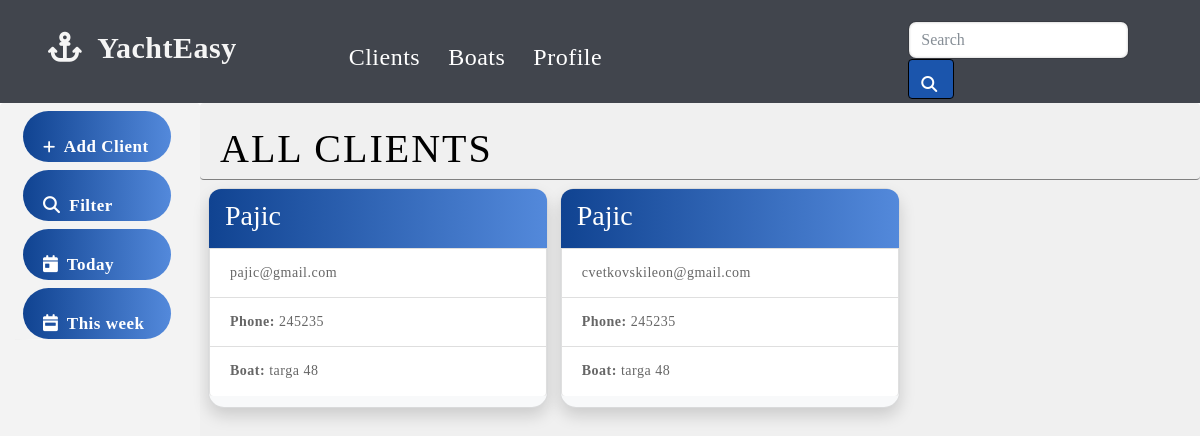
/ (signed in), run on the app's committed database.
### clients_app/models.py (models this page shows)
class Client(models.Model):
    user = models.ForeignKey(User, on_delete = models.CASCADE, default = "")
    name = models.CharField(max_length=200, null = True, )
    phone = models.CharField(max_length=200, null= True)
    email = models.CharField(max_length=200, null= True)
    state  = models.CharField(max_length=200, null= True)
    model  = models.CharField(max_length=200, null= True)
    year =  models.IntegerField( null= True)
    location = models.CharField(max_length=200, null= True)
    equipment = models.CharField(max_length=2000, null= True)
    value = models.IntegerField(null= True)
    model_interest  = models.CharField(max_length=200, null= True)
    year_interest =  models.IntegerField( null= True)
    equipment_interest = models.CharField(max_length=2000, null= True)
    budget = models.IntegerField( null= True)
    other_interests = models.CharField(max_length= 2000, null= True)
    first_contact = models.CharField(max_length=1000, null= True)
    to_contact = models.DateField(null = True)
    to_contact_text = models.CharField(max_length= 2000, null = True)
    communication = models.CharField(max_length=5000, null= True)
    importance = models.IntegerField( null= True)

### clients_app/views.py (the view)
# urls.py: 2. Add a URL to urlpatterns:  path('', views.home, name='home')
@login_required
def home(request,):
    username = request.user.username
    user = User.objects.get(username = username)
    clients = Client.objects.filter(user = user)
    return render(request, 'clients.html', { "clients" : clients, "user": user})

### templates/clients.html (shortened to what this page needs)
{% extends 'base.html' %}
{% block content %}
<div class="container-fluid ">
  <div class="row ">
    <div class=" col-12 col-lg-2  pb-0 pr-2 buttonsContainer rounded " style = " border: 0px solid ;  background-color: rgb(243, 243, 243);  ">
      <a href="{% url 'addClient' user.username %} " class="btn clientsBtn btn-animation-1  mt-2 col-4 col-lg-10 ml-2 font-weight-bold" style = "border:0px solid black !important;; font-size: 17px "> <span style = "font-size : 14px">  <i class="fas fa-plus mr-1" id = "plusIcon" > </i> </span>  Add Client</a>
        <a href="{% url 'filterClients' user.username %} " class="btn clientsBtn btn-animation-1 mt-2 col-4 col-lg-10 ml-2  font-weight-bold justify-content-center" style = "border:0px solid black !important; font-size: 17px;font-size: 17px "> <i class="fas fa-search mr-1"></i> Filter </a>
        <a href="{% url 'filterClientsDay' user.username %} " class="btn clientsBtn btn-animation-1 mt-2 col-4 col-lg-10 ml-2  font-weight-bold justify-content-center" style = "border:0px solid black !important;font-size: 17px "> <i class="fas fa-calendar-day mr-1"></i> Today </a>
        <a href="{% url 'filterClientsWeek' user.username %} " class="btn clientsBtn btn-animation-1 mt-2 col-4 col-lg-10 ml-2 font-weight-bold justify-content-center" style = "border:0px solid black !important; font-size: 17px "> <i class="fas fa-calendar-week mr-1"></i> This week </a>
       <div class = "col-2 row justify-content-center right-side" style = "background-image:linear-gradient(to left top, white, rgb(235, 235, 235)); margin-left: 0px;">
    </div>
      </div>
    <div class = " col-12 col-lg-10 pt-0 pr-0 pl-0  rounded " id = "clientsDiv" style = "min-height: 1000px; background-color: rgb(240, 240, 240);  ">
          <div class = "container-fluid pb-2 pl-1 pt-0 mb-2 w-100 rounded" style = " border-bottom: 1px solid grey">
          <div class= "row  col-12 mt-4 mb-0" id= "H1container" >
            <h1 class= " ml-3 d-inline-flex  justify-content-center" id = "clientsH1" style = "color:#000000; letter-spacing: 2px; border-radius: 12px;"> ALL CLIENTS  </h1>
          </div>
          </div>
          {% for client in clients %}
              <div id = "client-card" class=" card justify-content-center shadow d-inline-block mb-2 ml-2 bg-light clientCard"  style = "border-radius: 16px; width: 340px ; height: 220px" >
                <div class="card-body  p-0 rounded  ">
                  {% if client.importance >= 8 %}
                  <div class = "w-100 py-1 m-0 " style = "background-image: linear-gradient(to right,#104391, #5389db);  border-top-right-radius : 12px; border-top-left-radius: 12px;">
                      <h3 class="card-title ml-3 mt-2 " > {{client.name}}    </h3>
                  </div>
                  {% else %}
                  <div class = "w-100 py-1 m-0 " style = "background-image: linear-gradient(to right,#104391, #5389db); border: 0px solid black;  border-top-right-radius : 12px; border-top-left-radius: 12px;">
                    <h3 class="card-title ml-3 mt-2"  >{{client.name}} </h3>
                  </div>
                  {% endif %}
                    <li class="list-group-item"><p class="card-text w-100">{{client.email}}</p></li>
                    <li class="list-group-item"><p class="card-text"> <b> Phone:  </b> {{client.phone}}</p></li>
                    <li class= "list-group-item" style = "border-bottom-width: 0px !important"><p class= "card-text"> <b> Boat:  </b> {{ client.model }}</p></li>
                </div>
              </div>
        {% endfor %}
</div>
        <br>
{% endblock %}

### templates/addClient/css/main.css (style rules this page uses)
* { margin: 0px; padding: 0px; box-sizing: border-box; }
body, html { height: 100%; font-family: Poppins-Regular, sans-serif; }
a { font-family: Poppins-Regular; font-size: 14px; line-height: 1.7; color: #666666; margin: 0px; transition: all 0.4s; -webkit-transition: all 0.4s; -o-transition: all 0.4s; -moz-transition: all 0.4s; }
h1,h2,h3,h4,h5,h6 { margin: 0px; }
p { font-family: Poppins-Regular; font-size: 14px; line-height: 1.7; color: #666666; margin: 0px; }
ul, li { margin: 0px; list-style-type: none; }

### templates/base.html (style rules this page uses)
.btn:link, .btn:visited { color: white; height: 3em; position:relative; top:0; left:0; padding:10px 20px; border-radius:100px; display:inline-block; transition: all .5s; }
.btn::after { content:""; text-decoration: none; text-transform:uppercase; width:100%; height:100%; top:0; left:0; border-radius:100px; display:inline-block; z-index:-1; transition: all .5s; }
*, *:before, *:after { box-sizing: border-box; }
body { padding: 1em; font-family: 'Open Sans', 'Helvetica Neue', Helvetica, Arial, sans-serif; font-size: 15px; color: #ffffff; background-color: #ffffff; }
.row { zoom: 1; }
.row:before, .row:after { content: ""; display: table; }
.row:after { clear: both; }
#client-card { color: black; }
#client-card .card-title { color: rgb(255, 255, 255) }
.list-group-item { min-height: 50px; }
a { color: white !important; letter-spacing: 0.5px ; }
.list-group-item { font-size : 17px; letter-spacing: 0.5px; }
.clientsBtn { background-image: linear-gradient(to right,#104391, #5389db) ; padding-top: auto !important; padding-bottom: auto !important; }

### data on the page
Client: name "Pajic", email "pajic@gmail.com", phone "245235", model "targa 48"
Client: name "Pajic", email "cvetkovskileon@gmail.com", phone "245235", model "targa 48"
